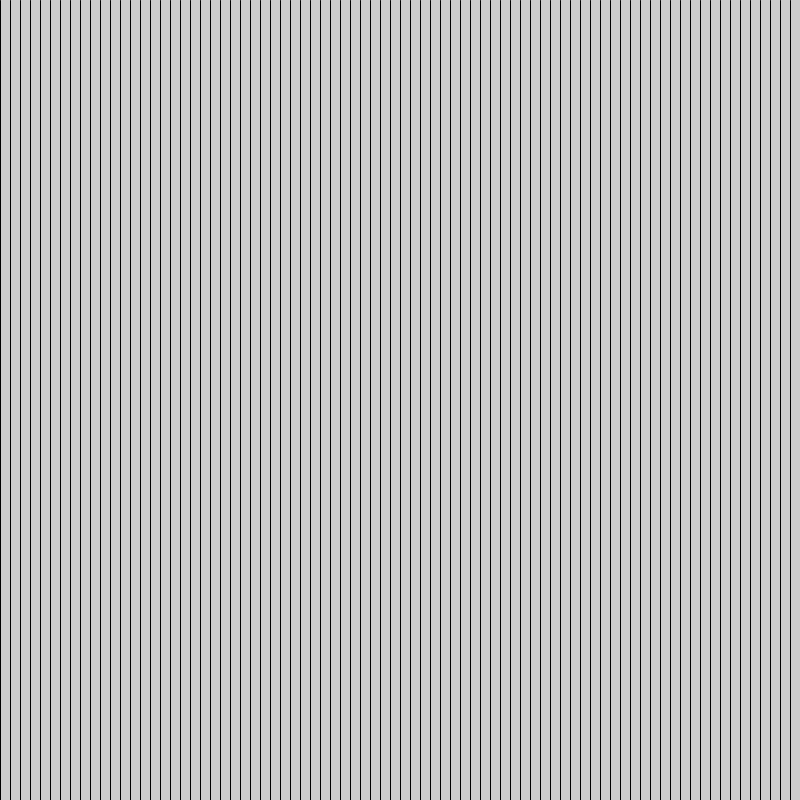
Frame 1 (no input)
Frame 60 (the mouse pressed at the canvas centre just before this capture): identical to frame 1, image omitted
Frame 120 (the mouse held since frame 60 and released just before this capture): identical to frame 1, image omitted

The Processing sketch that drew this single still picture (run headless with seeded random() and noise(); from frame 60 on, the mouse is pressed at the canvas centre):

// Processing sketch: While_Loop
// ── While_Loop.pde
  int x = 0;

void setup() {
  size(800, 800);
}


void draw() {
//basic While loop to show iteration
  while (x < width) {
    line(x, 0, x, height);
    x = x + 10;
  }
  
  

}
